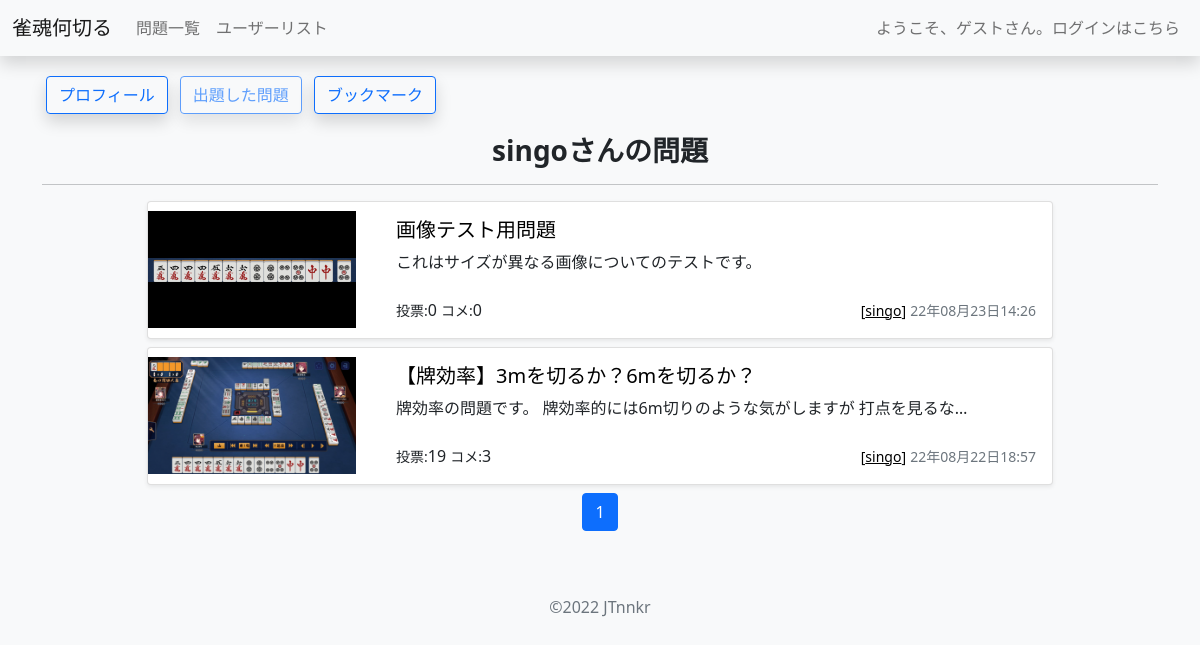
Screenshot of /user/1/question/ with the database file from the repository.
### user/models.py (models this page shows)
class User(AbstractUser):
    introduction = models.TextField('紹介文',blank=True)
    bookmarks = models.ManyToManyField('nnkr.Question', through='nnkr.Bookmark', blank=True, verbose_name='ブックマーク')
    pass

### nnkr/models.py (models this page shows, shortened)
class Question(models.Model):
    author = models.ForeignKey(get_user_model(),on_delete=models.CASCADE,default=1,verbose_name='投稿者')
    image = models.ImageField('画像',upload_to='images')
    created_datetime = models.DateTimeField('作成日',auto_now_add=True)
    updated_datetime = models.DateTimeField('最終更新日',auto_now=True)
    title = models.CharField('タイトル',max_length=100)
    description = models.TextField('説明文',blank=True)
    tags = models.ManyToManyField(Tag, through='Tagging',blank=True, verbose_name='タグ')
    def get_sum_of_votes(self):
        sum = 0
        for choice in self.choice_set.all():
            sum += choice.votes
        return sum
    def get_num_of_comments(self):
        return self.comment_set.all().count()

class Choice(models.Model):
    question = models.ForeignKey(Question,on_delete=models.CASCADE)
    choice_text = models.CharField('選択肢',max_length=200)
    votes = models.IntegerField('得票数',default=0)

### user/views.py (the view)
# urls.py: path('<int:pk>/question/', views.UserQuestion.as_view(), name='question'),
class UserQuestion(ListView):
    template_name = 'user/user_question.html'
    model = Question
    context_object_name = 'questions'
    def get_queryset(self):
        user_id = self.kwargs.get('pk')
        target_user = get_object_or_404(get_user_model(), pk=user_id)
        all_questions = Question.objects.all().filter(author=target_user).order_by('-created_datetime')
        paginator = Paginator(all_questions, 6)
        p = self.request.GET.get('page')
        questions = paginator.get_page(p)
        return questions
    def get_context_data(self, **kwargs):
        context = super().get_context_data(**kwargs)
        user_id = self.kwargs.get('pk')
        target_user = get_object_or_404(get_user_model(), pk=user_id)
        context['target_user'] = target_user
        return context

### nnkr/templatetags/extra_tags.py (called while the page is built)
@register.filter
def addstr(arg1, arg2):
    return str(arg1) + str(arg2)

### user/templates/user/user_question.html (shortened to what this page needs)
{% extends 'nnkr/base.html' %}
{% block content %}
<div class="py-1">
  <button type="button" class="btn btn-outline-primary shadow mx-1"
    onclick="location.href='{% url "user:detail" target_user.id %}'">プロフィール</button>
  <button type="button" class="btn btn-outline-primary shadow mx-1" disabled="true"
    onclick="location.href='{% url "user:question" target_user.id %}'">出題した問題</button>
  <button type="button" class="btn btn-outline-primary shadow mx-1">ブックマーク</button>
</div>
<div class="pt-3">
<h3 class="text-center"><b>{{ target_user.username }}さんの問題</b></h3><hr>
</div>
<div class="album pb-5">
  <div class="container">
    <div class="row">
    {% for question in questions %}
    <div class="col-md-10 offset-md-1 col-sm-12">
      <div class="card mb-2 shadow-sm">
        <div class="row no-gutters">
          <div class="col-md-3 my-auto">
            <div class="as-outer">
              <div class="as-inner">
                <a data-bs-toggle="modal" data-bs-target='{{"#imgModal-"|addstr:forloop.counter}}' style="cursor:pointer">
                  <img  class="card-img-top"
                    src="{{ question.image.url }}" alt="何切る画像"
                    style="width:100%;height:100%;object-fit:contain">
                </a>
              </div>
            </div>
          </div>
          <div class="col-md-9">
            <div class="card-body">
              <a  class="link-dark-nu" href="{% url 'nnkr:detail' question.id %}">
                <h5 class="card-title">{{question.title}}</h5>
              </a>
              {{question.description | truncatechars:40}}
              <br>
              <br>
              <div class="d-flex justify-content-between align-items-center">
                <div class="left-aria">
                  <small>投票:</small>{{question.get_sum_of_votes}}
                  <small>コメ:</small>{{question.get_num_of_comments}}
                </div>
                <div class="right-aria">
                  <small class="text-muted"><a class="link-dark-u" href="{% url 'user:detail' question.author.id %}">[{{question.author}}]</a></small>
                  <small class="text-muted">{{question.updated_datetime|date:"y年m月j日H:i"}}</small>
                </div>
              </div>
            </div>
          </div>
        </div>
      </div>
    </div>
    {% empty %}
    問題がありません
    {% endfor %}
    </div>
  </div>
  {% if questions %}
  {% include "nnkr/pagination.html" with page_obj=questions %}
  {% endif %}
</div>
{% endblock %}

### nnkr/static/nnkr/css/style.css (style rules this page uses)
.as-outer { position: relative; width: 100%; }
.as-outer:before { content:""; display: block; padding-top: calc(9/16*100%); }
.as-inner { position: absolute; top: 0; left: 0; bottom: 0; right: 0; background: black; }
.link-dark-u { text-decoration: underline; color: black; }
.link-dark-nu { text-decoration: none; color: black; }

### rows the page displays
User: username "singo"
Question: image (picture), title "画像テスト用問題", description "これはサイズが異なる画像についてのテストです。", get_sum_of_votes "0", get_num_of_comments "0", author "singo", updated_datetime "22年08月23日14:26"
Question: image (picture), title "【牌効率】3mを切るか？6mを切るか？", description "牌効率の問題です。 牌効率的には6m切りのような気がしますが 打点を見るな…", get_sum_of_votes "19", get_num_of_comments "3", author "singo", updated_datetime "22年08月22日18:57"

### other values shown
{{ num }} "1"
